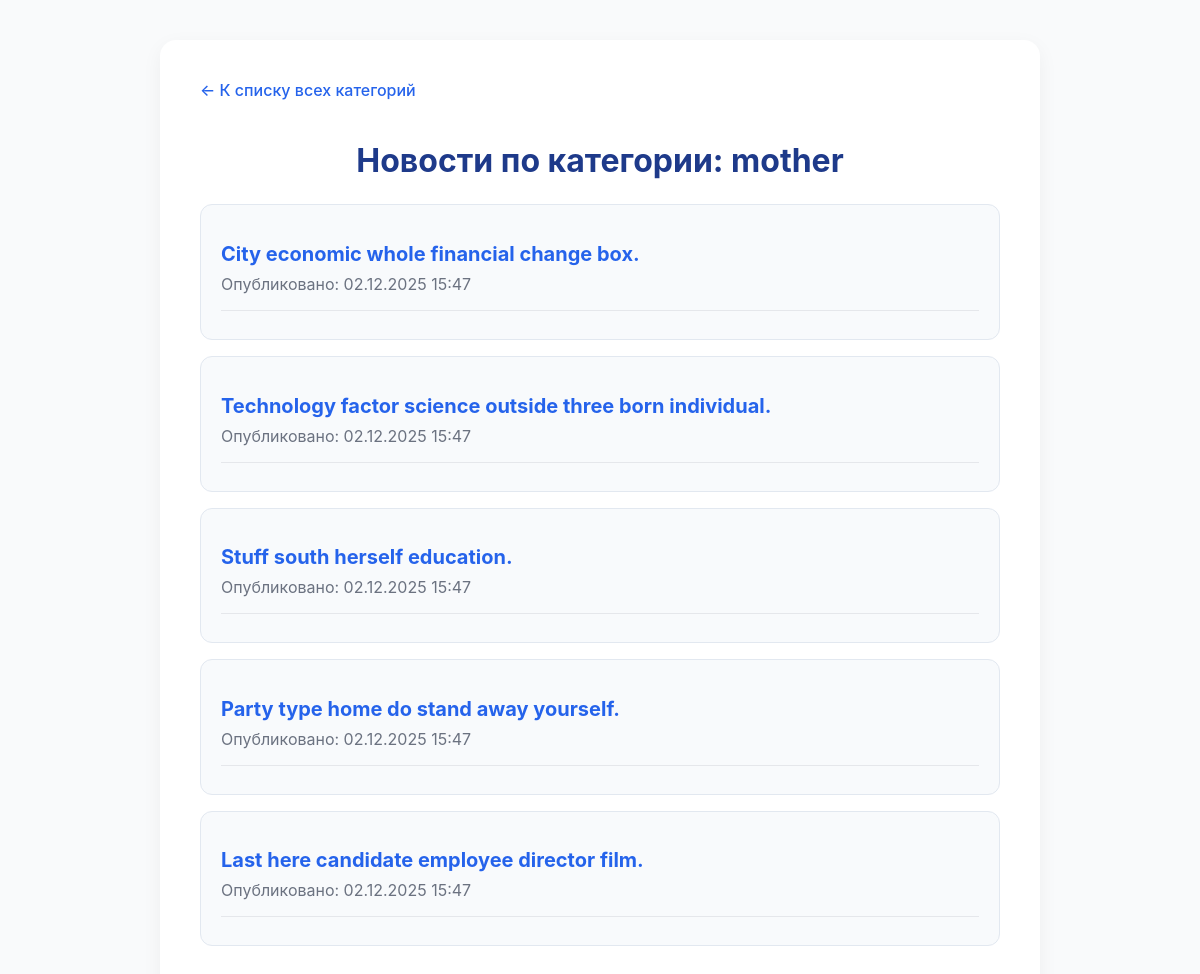
The page /news/category/9/ on the database its author committed.
### apps/news/models.py (models this page shows, shortened)
class News(AbstractBaseModel):
    title = models.CharField(max_length=255)
    content = models.TextField()
    image = models.ImageField(upload_to='news_images/', blank=True, null=True)
    category = models.ForeignKey(Category, on_delete=models.SET_NULL, null=True, related_name='news')
    author = models.ForeignKey(Author, on_delete=models.SET_NULL, null=True, related_name='news')
    published_at = models.DateTimeField(auto_now_add=True)
    is_published = models.BooleanField(default=True)

### apps/news/views.py (the view)
# urls.py: path('category/<int:category_id>/', views.news_by_category, name='news_by_category'),
def news_by_category(request, category_id):
    category = get_object_or_404(Category, id=category_id)
    news_items = News.objects.filter(category=category, is_published=True).order_by('-published_at')
    if request.headers.get('Accept') == 'application/json':
        serializer = NewsSerializer(news_items, many=True)
        return JsonResponse(serializer.data, safe=False)
    context = {
        'category': category,
        'news': news_items,
        'title': f'Новости по категории: {category.name}'
    }
    return render(request, 'news_by_category.html', context)

### apps/news/templates/news_by_category.html (shortened to what this page needs)
<!DOCTYPE html>
<html lang="ru">
<head>
</head>
<body>
    <div class="container">
        <p><a href="{% url 'news:category_list' %}" class="back-link">← К списку всех категорий</a></p>
        <h1>{{ title }}</h1>
        {% if news %}
            <ul>
            {% for item in news %}
                <li>
                    <h2><a href="{% url 'news:news_detail' news_id=item.id %}">{{ item.title }}</a></h2>
                    <p>Опубликовано: {{ item.published_at|date:"d.m.Y H:i" }}</p>
                    <hr>
                </li>
            {% endfor %}
            </ul>
        {% else %}
            <p class="empty">В категории «{{ category.name }}» пока нет опубликованных новостей.</p>
        {% endif %}
    </div>
</body>
</html>

### apps/news/templates/news_by_category.html (style rules this page uses)
body { font-family: 'Inter', 'Segoe UI', Roboto, sans-serif; background: #f9fafb; color: #111827; margin: 0; padding: 40px 20px; display: flex; justify-content: center; }
.container { max-width: 800px; width: 100%; background: #ffffff; border-radius: 16px; padding: 40px; box-shadow: 0 6px 20px rgba(0, 0, 0, 0.05); }
.back-link { display: inline-block; margin-bottom: 20px; color: #2563eb; text-decoration: none; font-weight: 500; transition: all 0.2s ease; }
h1 { font-size: 2rem; color: #1e3a8a; margin-bottom: 24px; text-align: center; }
h2 { font-size: 1.25rem; margin-bottom: 8px; color: #1e40af; }
ul { list-style: none; padding: 0; margin: 0; }
li { padding: 20px; background: #f8fafc; border-radius: 12px; margin-bottom: 16px; transition: all 0.3s ease; border: 1px solid #e2e8f0; }
li a { color: #2563eb; text-decoration: none; }
p { color: #6b7280; margin: 0; }
hr { border: none; border-top: 1px solid #e5e7eb; margin-top: 16px; }

### rows shown on the page
News: title "City economic whole financial change box.", published_at "02.12.2025 15:47"
News: title "Technology factor science outside three born individual.", published_at "02.12.2025 15:47"
News: title "Stuff south herself education.", published_at "02.12.2025 15:47"
News: title "Party type home do stand away yourself.", published_at "02.12.2025 15:47"
News: title "Last here candidate employee director film.", published_at "02.12.2025 15:47"

### other values the page prints
{{ title }} "Новости по категории: mother"
